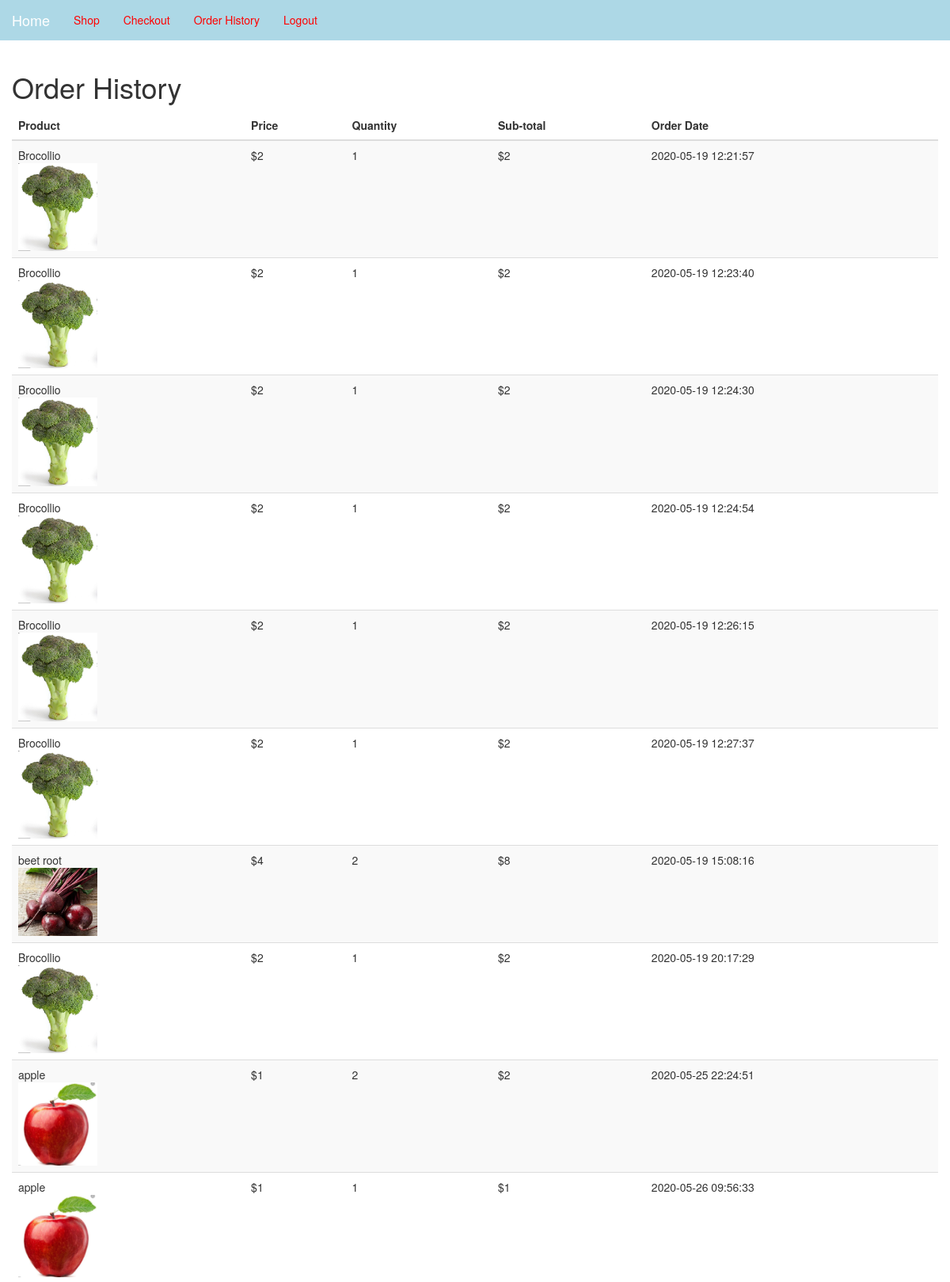
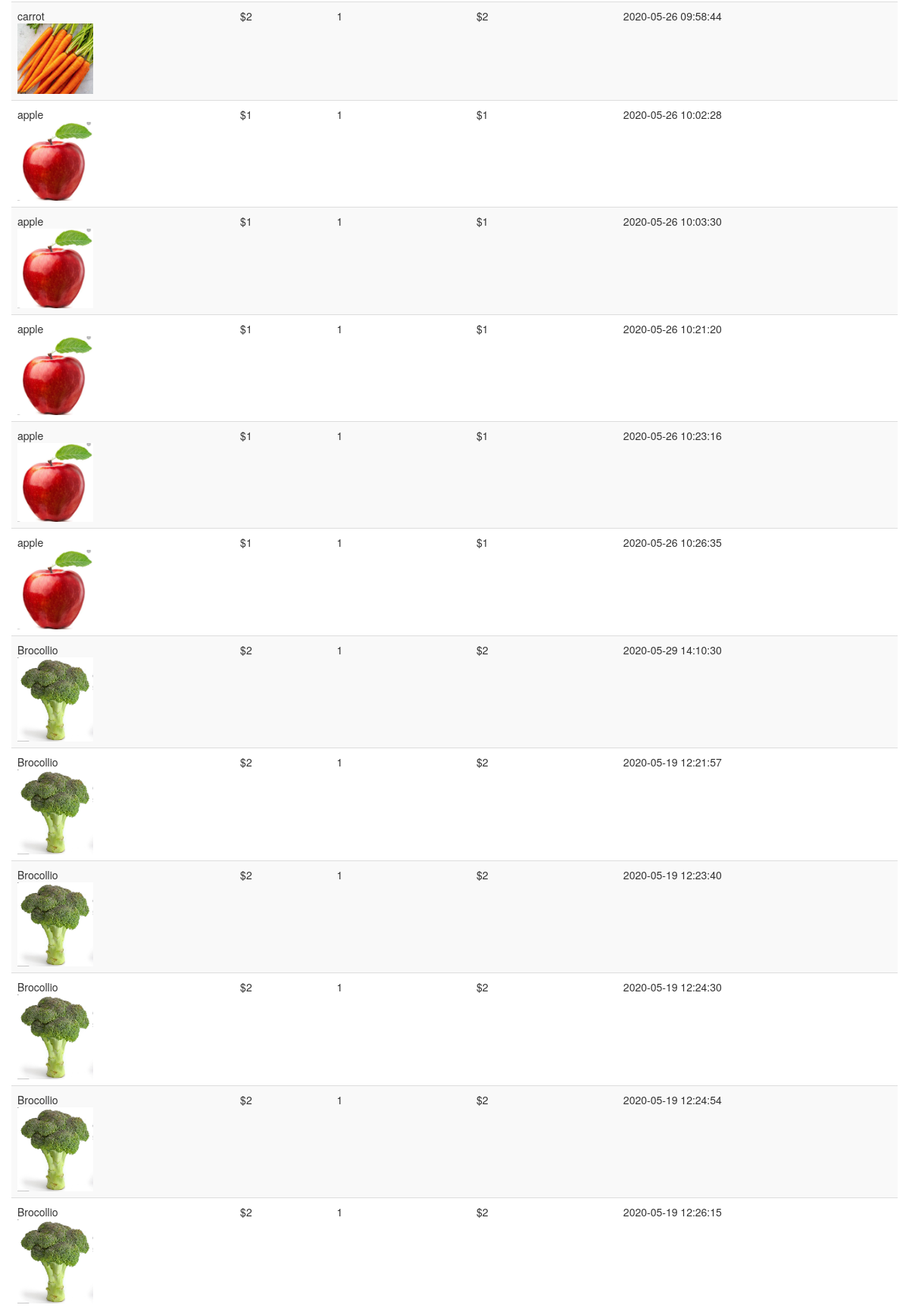
The page /public/order_history.php (signed in, upper part) on the database its author committed (2 pictures, top to bottom).
### tables this page shows
CREATE TABLE `products` (
  `product_id` int(11) NOT NULL,
  `farmer_id` int(11) NOT NULL,
  `Unit` varchar(11) NOT NULL,
  `product_title` varchar(255) NOT NULL,
  `product_category_id` int(11) NOT NULL,
  `product_price` float NOT NULL,
  `product_quantity` int(11) NOT NULL,
  `product_description` text NOT NULL,
  `product_image` varchar(255) NOT NULL,
  `short_desc` text NOT NULL
);

CREATE TABLE `order_details` (
  `order_details_id` int(11) NOT NULL,
  `order_id` int(11) NOT NULL,
  `product_id` int(11) NOT NULL,
  `quantity` int(11) NOT NULL,
  `user_email` text NOT NULL
);

CREATE TABLE `orders` (
  `order_id` int(11) NOT NULL,
  `order_price` float NOT NULL,
  `order_date` datetime NOT NULL
);

### resources/functions.php (called while the page is built, shortened)
<?php
function query($sql) {
    global $connection;
    $result = mysqli_query($connection, $sql);
    return $result;
}
function escape_string($string) {
    global $connection;
    return mysqli_real_escape_string($connection, $string);
}
function fetch_array($result) {
    return mysqli_fetch_array($result);
}
function display_image($picture) {
    return "uploads" . DS . $picture;
}
?>

### resources/cart.php (the view, shortened to what this page needs)
<?php
function prev_orders() {
    foreach($_SESSION as $name => $value) {
        $email = $_SESSION['email'];
        $query = query("SELECT * FROM order_details WHERE user_email = '" . escape_string($email) . "' ");
        while ($order = fetch_array($query)) {
            $order_id = $order['order_id'];
            $product_id = $order['product_id'];
            $value = $order['quantity'];
            $date_query = query("SELECT order_date FROM orders WHERE order_id = '{$order_id}'");
            $date = fetch_array($date_query);
            $product_query = query("SELECT * FROM products WHERE product_id = '{$product_id}'");
            while($row = fetch_array($product_query)) {
                $product_image = display_image($row['product_image']);
                $sub = $row['product_price'] * $value;
                $display_product = <<<DELIMETER
    <tr>
        <td>{$row['product_title']}<br>
        <img width='100' src='../resources/{$product_image}'></td>
        <td>&#36;{$row['product_price']}</td>
        <td>{$value}</td>
        <td>&#36;{$sub}</td>
        <td>{$date['order_date']}</td>
      </tr>
DELIMETER;
                echo $display_product;
            }
        }
    }
}
?>

### public/css/shop-homepage.css (style rules this page uses)
body { padding-top: 70px; }

### rows shown on the page
order_details: quantity "1"
products: product_title "Brocollio", product_image (picture), product_price "2"
orders: order_date "2020-05-19 12:21:57"
order_details: quantity "1"
orders: order_date "2020-05-19 12:23:40"
order_details: quantity "1"
orders: order_date "2020-05-19 12:24:30"
order_details: quantity "1"
orders: order_date "2020-05-19 12:24:54"
order_details: quantity "1"
orders: order_date "2020-05-19 12:26:15"
order_details: quantity "1"
orders: order_date "2020-05-19 12:27:37"
order_details: quantity "2"
products: product_title "beet root", product_image (picture), product_price "4", product_price.quantity "8"
orders: order_date "2020-05-19 15:08:16"
order_details: quantity "1"
orders: order_date "2020-05-19 20:17:29"
order_details: quantity "2"
products: product_title "apple", product_image (picture), product_price "1", product_price.quantity "2"
orders: order_date "2020-05-25 22:24:51"
order_details: quantity "1"
orders: order_date "2020-05-26 09:56:33"
order_details: quantity "1"
products: product_title "carrot", product_image (picture), product_price "2"
orders: order_date "2020-05-26 09:58:44"
order_details: quantity "1"
orders: order_date "2020-05-26 10:02:28"
order_details: quantity "1"
orders: order_date "2020-05-26 10:03:30"
order_details: quantity "1"
orders: order_date "2020-05-26 10:21:20"
order_details: quantity "1"
orders: order_date "2020-05-26 10:23:16"
order_details: quantity "1"
orders: order_date "2020-05-26 10:26:35"
order_details: quantity "1"
orders: order_date "2020-05-29 14:10:30"
